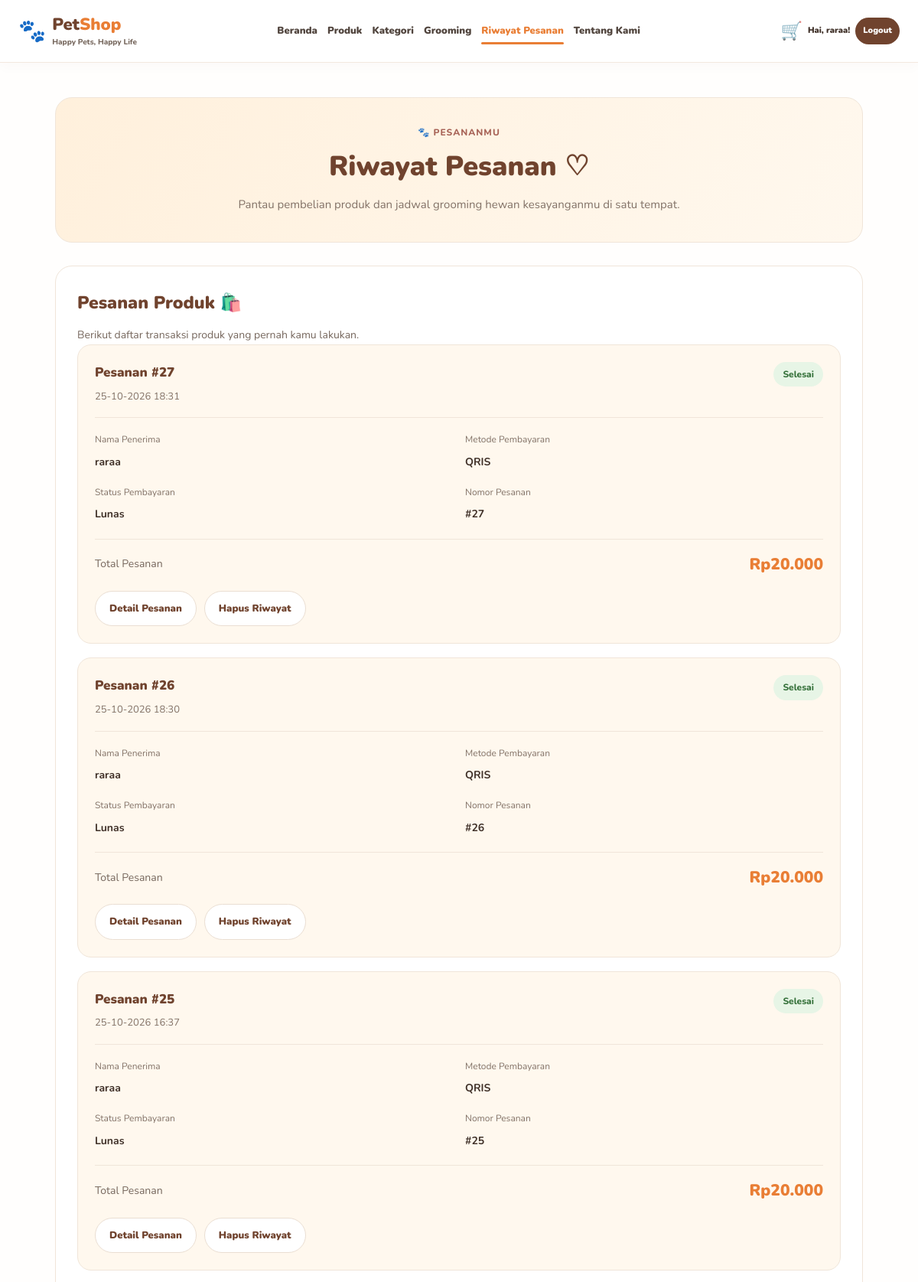
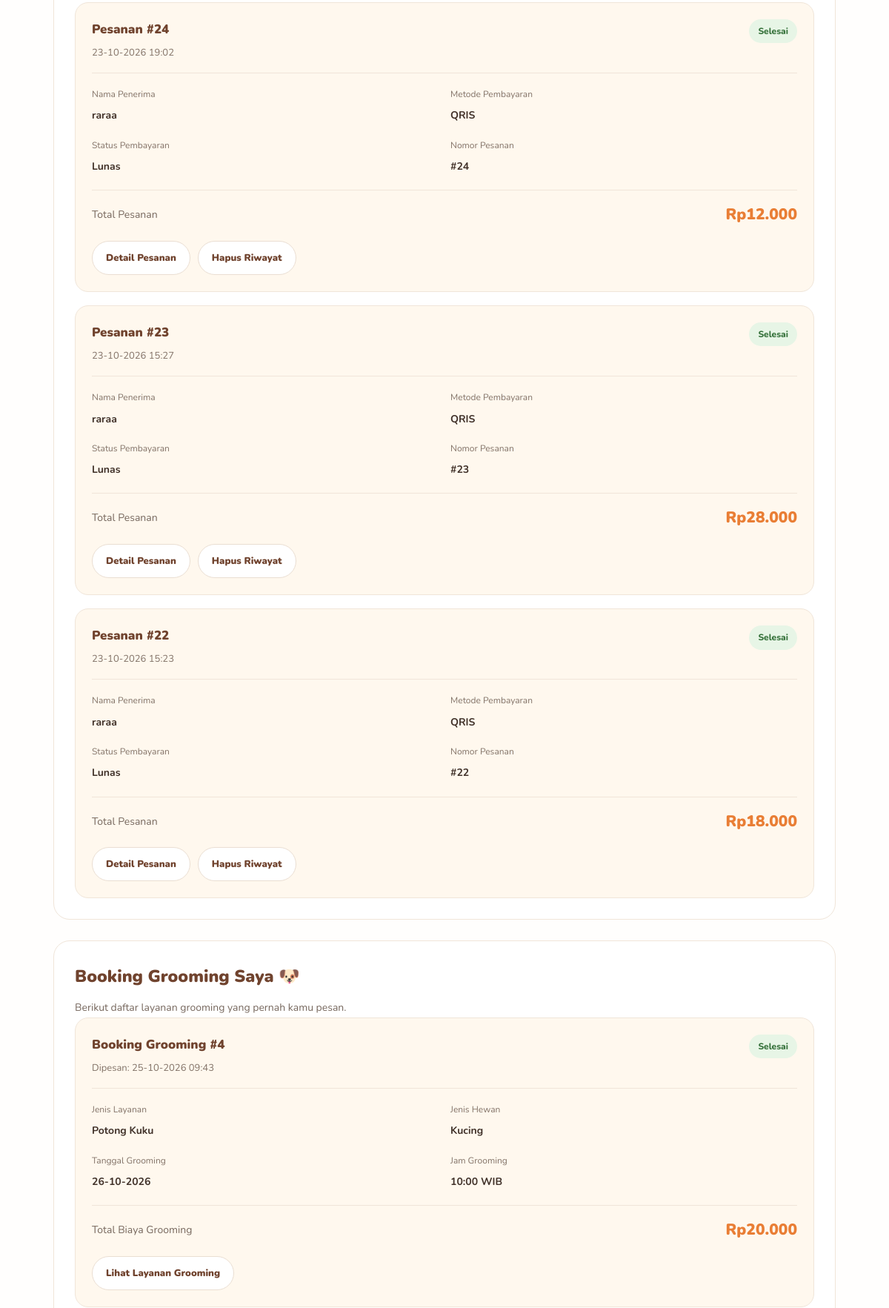
/riwayat_pesanan.php (signed in, upper part), run on the app's committed database (2 pictures, top to bottom).
### tables this page shows
CREATE TABLE `pesanan` (
  `id` int NOT NULL,
  `user_id` int NOT NULL,
  `nama_penerima` varchar(100) DEFAULT NULL,
  `tanggal` datetime DEFAULT CURRENT_TIMESTAMP,
  `total` decimal(12,2) NOT NULL,
  `alamat` text NOT NULL,
  `no_hp` varchar(20) NOT NULL,
  `metode_pembayaran` varchar(50) NOT NULL,
  `status` enum('Menunggu Pembayaran','Menunggu Verifikasi','Diproses','Dikirim','Selesai','Dibatalkan') DEFAULT 'Menunggu Pembayaran',
  `status_pembayaran` enum('Belum Bayar','Lunas') NOT NULL DEFAULT 'Belum Bayar'
);

CREATE TABLE `booking_grooming` (
  `id` int NOT NULL,
  `user_id` int NOT NULL,
  `hewan_id` int NOT NULL,
  `layanan_id` int NOT NULL,
  `jadwal_id` int NOT NULL,
  `total` decimal(12,2) NOT NULL,
  `status` enum('Menunggu Pembayaran','Menunggu Konfirmasi','Dikonfirmasi','Sedang Grooming','Selesai','Dibatalkan') DEFAULT 'Menunggu Pembayaran',
  `created_at` timestamp NULL DEFAULT CURRENT_TIMESTAMP
);

CREATE TABLE `layanan_grooming` (
  `id` int NOT NULL,
  `nama_layanan` varchar(150) NOT NULL,
  `jenis_hewan` varchar(50) NOT NULL,
  `deskripsi` text,
  `harga` decimal(12,2) NOT NULL,
  `durasi` int NOT NULL,
  `gambar` varchar(255) DEFAULT NULL,
  `created_at` timestamp NULL DEFAULT CURRENT_TIMESTAMP
);

CREATE TABLE `hewan` (
  `id` int NOT NULL,
  `user_id` int NOT NULL,
  `nama_hewan` varchar(100) NOT NULL,
  `jenis` varchar(50) NOT NULL,
  `ras` varchar(100) DEFAULT NULL,
  `umur` varchar(30) DEFAULT NULL,
  `jenis_kelamin` enum('Jantan','Betina') DEFAULT NULL,
  `catatan` text
);

CREATE TABLE `jadwal_grooming` (
  `id` int NOT NULL,
  `tanggal` date NOT NULL,
  `jam` time NOT NULL,
  `status` enum('Tersedia','Dibooking') DEFAULT 'Tersedia'
);

### riwayat_pesanan.php (the view, shortened to what this page needs)
<?php
require_once 'config/koneksi.php';
function e($value) {
    return htmlspecialchars((string)($value ?? ''), ENT_QUOTES, 'UTF-8');
}
function rupiah($angka) {
    return 'Rp' . number_format((float)$angka, 0, ',', '.');
}
function statusClass($status) {
    $status = strtolower(trim((string)$status));
    if (in_array($status, [
        'lunas', 'selesai', 'berhasil', 'dibayar',
        'dikonfirmasi', 'dikonfirmasi admin'
    ])) {
        return 'status-success';
    }
    return 'status-pending';
}
$userId = (int) $_SESSION['user_id'];
$namaPengguna = $_SESSION['nama'] ?? '';
$stmtPesanan = mysqli_prepare($koneksi, "
    SELECT *
    FROM pesanan
    WHERE user_id = ?
    ORDER BY id DESC
");
mysqli_stmt_bind_param($stmtPesanan, 'i', $userId);
mysqli_stmt_execute($stmtPesanan);
$pesanan = mysqli_stmt_get_result($stmtPesanan);
$stmtGrooming = mysqli_prepare($koneksi, "
    SELECT
        b.id,
        b.total,
        b.status,
        b.created_at,
        lg.nama_layanan,
        j.tanggal,
        j.jam,
        h.jenis AS jenis_hewan
    FROM booking_grooming b
    LEFT JOIN layanan_grooming lg
        ON b.layanan_id = lg.id
    LEFT JOIN jadwal_grooming j
        ON b.jadwal_id = j.id
    LEFT JOIN hewan h
        ON b.hewan_id = h.id
    WHERE b.user_id = ?
    ORDER BY b.id DESC
");
mysqli_stmt_bind_param($stmtGrooming, 'i', $userId);
mysqli_stmt_execute($stmtGrooming);
$riwayatGrooming = mysqli_stmt_get_result($stmtGrooming);
?>
<!DOCTYPE html>
<html lang="id">
<head>
    <link rel="stylesheet" href="assets/css/style.css">
</head>
<body>
<header class="navbar">
    <a href="index.php" class="brand">
        <span class="brand-paw">🐾</span>
        <span>
            <strong>Pet<span class="brand-orange">Shop</span></strong>
            <small>Happy Pets, Happy Life</small>
        </span>
    </a>
    <nav class="nav-menu" id="navMenu">
        <a href="index.php" class="nav-link">Beranda</a>
        <a href="produk.php" class="nav-link">Produk</a>
        <a href="index.php#kategori" class="nav-link">Kategori</a>
        <a href="grooming.php" class="nav-link">Grooming</a>
        <a href="riwayat_pesanan.php" class="nav-link active">Riwayat Pesanan</a>
        <a href="index.php#tentang" class="nav-link">Tentang Kami</a>
    </nav>
    <div class="nav-actions">
        <a href="keranjang.php" class="cart-link" aria-label="Keranjang">
            🛒
        </a>
        <span class="welcome-user">
            Hai, <?= e($namaPengguna) ?>!
        </span>
        <a href="logout.php" class="btn-small">Logout</a>
    </div>
</header>
<main class="riwayat-page">
    <section class="riwayat-title">
        <div class="eyebrow">🐾 PESANANMU</div>
        <h1>Riwayat Pesanan ♡</h1>
        <p>
            Pantau pembelian produk dan jadwal grooming
            hewan kesayanganmu di satu tempat.
        </p>
    </section>
    <section class="riwayat-block">
        <h2>Pesanan Produk 🛍️</h2>
        <p>
            Berikut daftar transaksi produk yang pernah kamu lakukan.
        </p>
        <div class="riwayat-list">
            <?php if (mysqli_num_rows($pesanan) > 0): ?>
                <?php while ($p = mysqli_fetch_assoc($pesanan)): ?>
                    <?php
                    $statusPesanan = $p['status'] ?? 'Diproses';
                    $statusPembayaran = $p['status_pembayaran'] ?? 'Belum Dibayar';
                    $metodePembayaran = $p['metode_pembayaran'] ?? '-';
                    $totalPesanan = $p['total'] ?? 0;
                    $tanggalPesanan = $p['tanggal'] ?? '';
                    ?>
                    <article class="riwayat-card">
                        <div class="riwayat-card-top">
                            <div>
                                <h3>Pesanan #<?= (int)$p['id'] ?></h3>
                                <p>
                                    <?= $tanggalPesanan !== ''
                                        ? e(date('d-m-Y H:i', strtotime($tanggalPesanan)))
                                        : 'Tanggal tidak tersedia' ?>
                                </p>
                            </div>
                            <span class="riwayat-status <?= e(statusClass($statusPesanan)) ?>">
                                <?= e($statusPesanan) ?>
                            </span>
                        </div>
                        <div class="riwayat-info">
                            <div>
                                <small>Nama Penerima</small>
                                <strong>
                                    <?= e($p['nama_penerima'] ?? $namaPengguna) ?>
                                </strong>
                            </div>
                            <div>
                                <small>Metode Pembayaran</small>
                                <strong><?= e($metodePembayaran) ?></strong>
                            </div>
                            <div>
                                <small>Status Pembayaran</small>
                                <strong><?= e($statusPembayaran) ?></strong>
                            </div>
                            <div>
                                <small>Nomor Pesanan</small>
                                <strong>#<?= (int)$p['id'] ?></strong>
                            </div>
                        </div>
                        <div class="riwayat-total">
                            <span>Total Pesanan</span>
                            <strong><?= rupiah($totalPesanan) ?></strong>
                        </div>
                        <div class="riwayat-actions">
                            <a
                                href="detail_pesanan.php?id=<?= (int)$p['id'] ?>"
                                class="grooming-btn outline"
                            >
                                Detail Pesanan
                            </a>
                            <form
                                action="hapus_riwayat.php"
                                method="POST"
                                onsubmit="return confirm('Yakin ingin menghapus riwayat pesanan ini?')"
                            >
                                <button
                                    type="submit"
                                    class="grooming-btn outline"
                                >
                                    Hapus Riwayat
                                </button>
                            </form>
                        </div>
                    </article>
                <?php endwhile; ?>
            <?php endif; ?>
        </div>
    </section>
    <section class="riwayat-block">
        <h2>Booking Grooming Saya 🐶</h2>
        <p>
            Berikut daftar layanan grooming yang pernah kamu pesan.
        </p>
        <div class="riwayat-list">
            <?php if (mysqli_num_rows($riwayatGrooming) > 0): ?>
                <?php while ($g = mysqli_fetch_assoc($riwayatGrooming)): ?>
                    <?php
                    $statusGrooming = $g['status'] ?? 'Menunggu Konfirmasi';
                    ?>
                    <article class="riwayat-card">
                        <div class="riwayat-card-top">
                            <div>
                                <h3>
                                    Booking Grooming #<?= (int)$g['id'] ?>
                                </h3>
                                <p>
                                    Dipesan:
                                    <?= !empty($g['created_at'])
                                        ? e(date(
                                            'd-m-Y H:i',
                                            strtotime($g['created_at'])
                                        ))
                                        : 'Tanggal tidak tersedia' ?>
                                </p>
                            </div>
                            <span class="riwayat-status <?= e(statusClass($statusGrooming)) ?>">
                                <?= e($statusGrooming) ?>
                            </span>
                        </div>
                        <div class="riwayat-info">
                            <div>
                                <small>Jenis Layanan</small>
                                <strong>
                                    <?= e($g['nama_layanan'] ?? 'Layanan Grooming') ?>
                                </strong>
                            </div>
                            <div>
                                <small>Jenis Hewan</small>
                                <strong>
                                    <?= e($g['jenis_hewan'] ?? '-') ?>
                                </strong>
                            </div>
                            <div>
                                <small>Tanggal Grooming</small>
                                <strong>
                                    <?= !empty($g['tanggal'])
                                        ? e(date(
                                            'd-m-Y',
                                            strtotime($g['tanggal'])
                                        ))
                                        : 'Belum ditentukan' ?>
                                </strong>
                            </div>
                            <div>
                                <small>Jam Grooming</small>
                                <strong>
                                    <?= !empty($g['jam'])
                                        ? e(date(
                                            'H:i',
                                            strtotime($g['jam'])
                                        )) . ' WIB'
                                        : 'Belum ditentukan' ?>
                                </strong>
                            </div>
                        </div>
                        <div class="riwayat-total">
                            <span>Total Biaya Grooming</span>
                            <strong>
                                <?= rupiah($g['total'] ?? 0) ?>
                            </strong>
                        </div>
                        <div class="riwayat-actions">
                            <a
                                href="grooming.php"
                                class="grooming-btn outline"
                            >
                                Lihat Layanan Grooming
                            </a>
                        </div>
                    </article>
                <?php endwhile; ?>
            <?php endif; ?>
        </div>
    </section>
</main>
</body>
</html>

### riwayat_pesanan.php (style rules this page uses)
.riwayat-page { padding: 45px 6% 65px; min-height: 65vh; font-family: 'Nunito', sans-serif; color: #76675d; box-sizing: border-box; }
.riwayat-title { padding: 35px; margin-bottom: 30px; border-radius: 22px; background: linear-gradient(120deg, #fff0dc, #fff8ee); text-align: center; }
.riwayat-title .eyebrow { color: #a86458; font-size: 12px; font-weight: 800; letter-spacing: 1px; }
.riwayat-title h1 { margin: 10px 0; color: #70432e; font-size: 30px; font-weight: 900; line-height: 1.4; }
.riwayat-title p { margin-bottom: 0; color: #827267; font-size: 15px; line-height: 1.8; }
.riwayat-block { padding: 28px; margin-bottom: 28px; border: 1px solid #f0e5d9; border-radius: 22px; background: #fff; box-sizing: border-box; }
.riwayat-block h2 { margin-bottom: 10px; color: #70432e; font-size: 23px; font-weight: 900; }
.riwayat-block > p { color: #76675d; font-size: 14px; line-height: 1.8; }
.riwayat-list { display: grid; gap: 18px; }
.riwayat-card { padding: 22px; border: 1px solid #f0e5d9; border-radius: 18px; background: #fff8ee; }
.riwayat-card-top { display: flex; justify-content: space-between; align-items: flex-start; flex-wrap: wrap; gap: 12px; padding-bottom: 15px; border-bottom: 1px solid #f0e5d9; }
.riwayat-card-top h3 { margin: 0 0 5px; color: #70432e; font-size: 17px; font-weight: 900; overflow-wrap: anywhere; }
.riwayat-card-top p { margin: 0; color: #827267; font-size: 13px; }
.riwayat-status { display: inline-block; padding: 6px 12px; border-radius: 20px; font-size: 12px; font-weight: 800; }
.status-success { background: #e7f5e6; color: #36723b; }
.riwayat-info { display: grid; grid-template-columns: repeat(2, minmax(0, 1fr)); gap: 16px; padding: 18px 0; }
.riwayat-info small { display: block; margin-bottom: 5px; color: #827267; font-size: 12px; }
.riwayat-info strong { color: #403129; font-size: 14px; overflow-wrap: anywhere; }
.riwayat-total { display: flex; justify-content: space-between; align-items: center; flex-wrap: wrap; gap: 12px; padding-top: 15px; border-top: 1px solid #f0e5d9; }
.riwayat-total span { color: #76675d; font-size: 14px; }
.riwayat-total strong { color: #e97e35; font-size: 21px; font-weight: 900; }
.riwayat-actions { display: flex; flex-wrap: wrap; gap: 10px; margin-top: 17px; }
.riwayat-page .grooming-btn { display: inline-flex; justify-content: center; align-items: center; box-sizing: border-box; padding: 11px 18px; border: none; border-radius: 30px; background: #70432e; color: #fff; font-family: inherit; font-size: 13px; font-weight: 900; text-decoration: none; cursor: pointer; transition: .2s; }
.riwayat-page .grooming-btn.outline { border: 1px solid #eaded2; background: #fff; color: #70432e; }
.riwayat-actions form { margin: 0; }

### data on the page
pesanan: id "27", tanggal "25-10-2026 18:31", status "Selesai", nama_penerima "raraa", metode_pembayaran "QRIS", status_pembayaran "Lunas", total "Rp20.000"
pesanan: id "26", tanggal "25-10-2026 18:30", status "Selesai", nama_penerima "raraa", metode_pembayaran "QRIS", status_pembayaran "Lunas", total "Rp20.000"
pesanan: id "25", tanggal "25-10-2026 16:37", status "Selesai", nama_penerima "raraa", metode_pembayaran "QRIS", status_pembayaran "Lunas", total "Rp20.000"
pesanan: id "24", tanggal "23-10-2026 19:02", status "Selesai", nama_penerima "raraa", metode_pembayaran "QRIS", status_pembayaran "Lunas", total "Rp12.000"
pesanan: id "23", tanggal "23-10-2026 15:27", status "Selesai", nama_penerima "raraa", metode_pembayaran "QRIS", status_pembayaran "Lunas", total "Rp28.000"
pesanan: id "22", tanggal "23-10-2026 15:23", status "Selesai", nama_penerima "raraa", metode_pembayaran "QRIS", status_pembayaran "Lunas", total "Rp18.000"
booking_grooming: id "4", created_at "25-10-2026 09:43", status "Selesai", layanan.nama_layanan "Potong Kuku", hewan.jenis "Kucing", jadwal.tanggal "26-10-2026", jadwal.jam "10:00", total "Rp20.000"

### other printed values
$namaPengguna "raraa"
